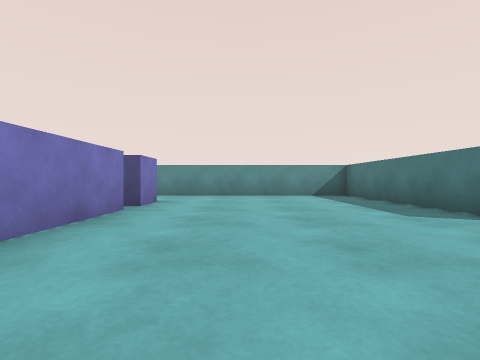
View 1 (above)

14 first-person views from a walk through a scene from a Unity 3-D project. The camera is 0.51 m above the floor, looks level and sees 85° across. The floor is counted in squares, 1 m on a side. Each view is taken from the middle of a square. On the plan, view 1 faces up. The plan holds only what a view shows up to about 9 squares ahead; the rest is blank. The player character is not drawn.

View 2
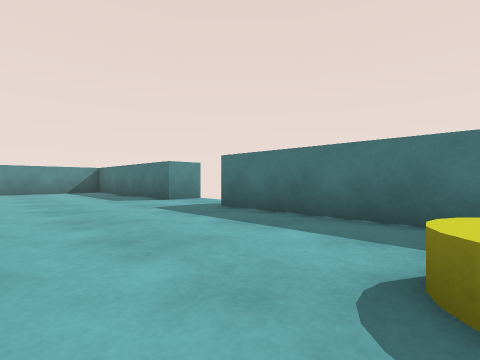

View 3
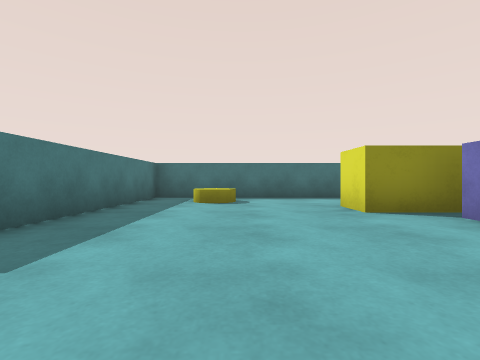

View 4
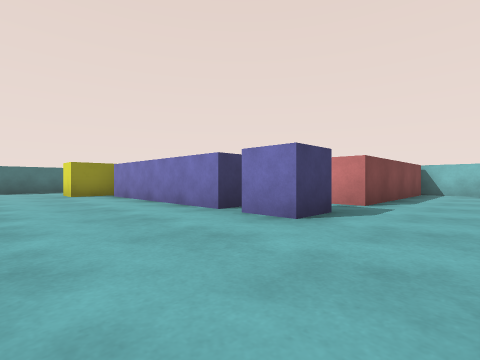

View 5
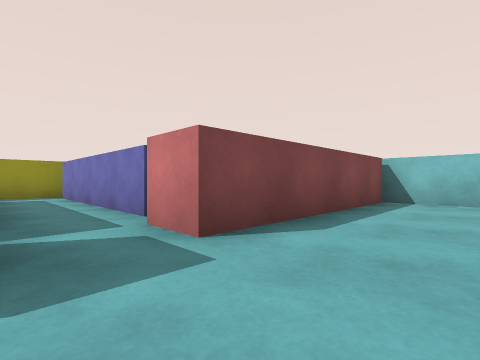

View 6
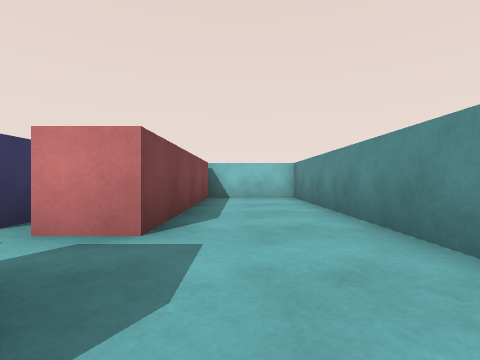

View 7
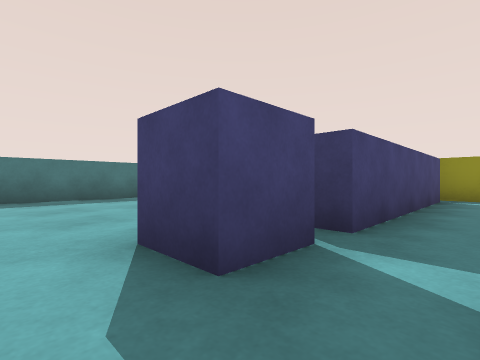

View 8
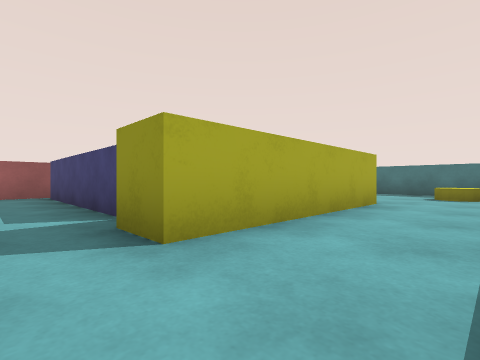

View 9
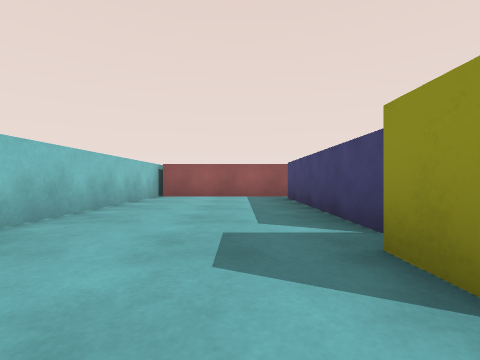

View 10
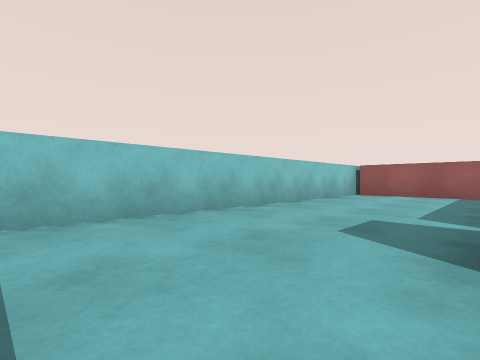

View 11
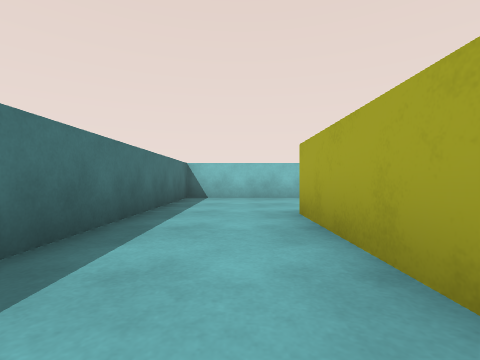

View 12
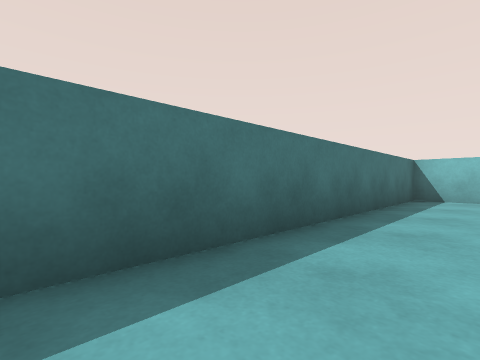

View 13
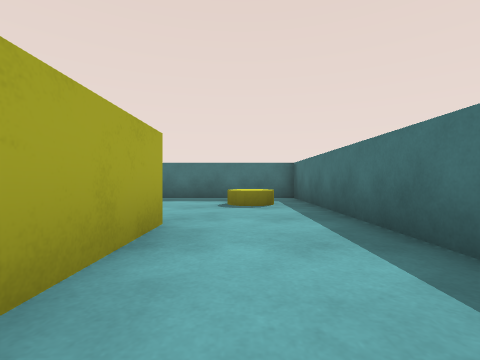

View 14
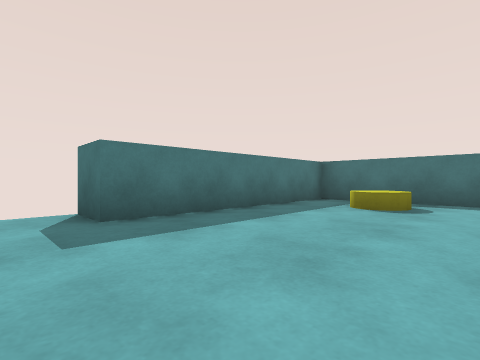

### Floor plan
Points are (right, up) in squares from view 1. A wall is a line through its corners. A room is listed if a view was taken in it or the views show most of it. See-through windows are left out.
Room 1 (views 1, 2, 3, 4, 5, 6, 7, 14)
walls: (-4.6, 4.5) (-4.6, -0.5); (-3, -0.5) (-3, 4.5) (-2, 4.5) (-2, -0.6); (4.5, 3.1) (3.4, 3.1) (3.4, 8.6) (-9.5, 8.6) (-9.5, 5.5); (-4.8, -1.1) (-1, -1.1) (-1, -2.1); (0.4, -4.5) (3.4, -4.5) (3.4, 1) (4.5, 1); (-9.4, 6.1) (-4.4, 6.1) (-4.4, 5)
ways out: opening at (-0.5, -3.5) to room 2
objects: cube (-3, 5) to (-2, 6); yellow cylinder (2, -3)
Room 2 (views 8, 9, 10, 11, 12, 13)
walls: (-5.6, -0.6) (-5.6, 4.5); (-1, -2.1) (-6, -2.1) (-6, -1); (-5.5, 5.1) (-9.4, 5.1); (-9.5, 5.5) (-9.5, -4.5) (0.4, -4.5)
ways out: opening at (-0.5, -3.5) to room 1

Positions as (right, up) in squares from view 1, and headings:
1: (0, 0), facing up
2: (0, -3), facing up-right
3: (1, 3), facing down
4: (1, 8), facing down-left
5: (-3, 8), facing down-left
6: (-2, 7), facing left
7: (-4, 7), facing down-right
8: (-7, -4), facing up-right
9: (-7, -3), facing up
10: (-6, -4), facing up-left
11: (-2, -3), facing left
12: (-2, -3), facing down-left
13: (-4, -3), facing right
14: (0, 2), facing down-right
